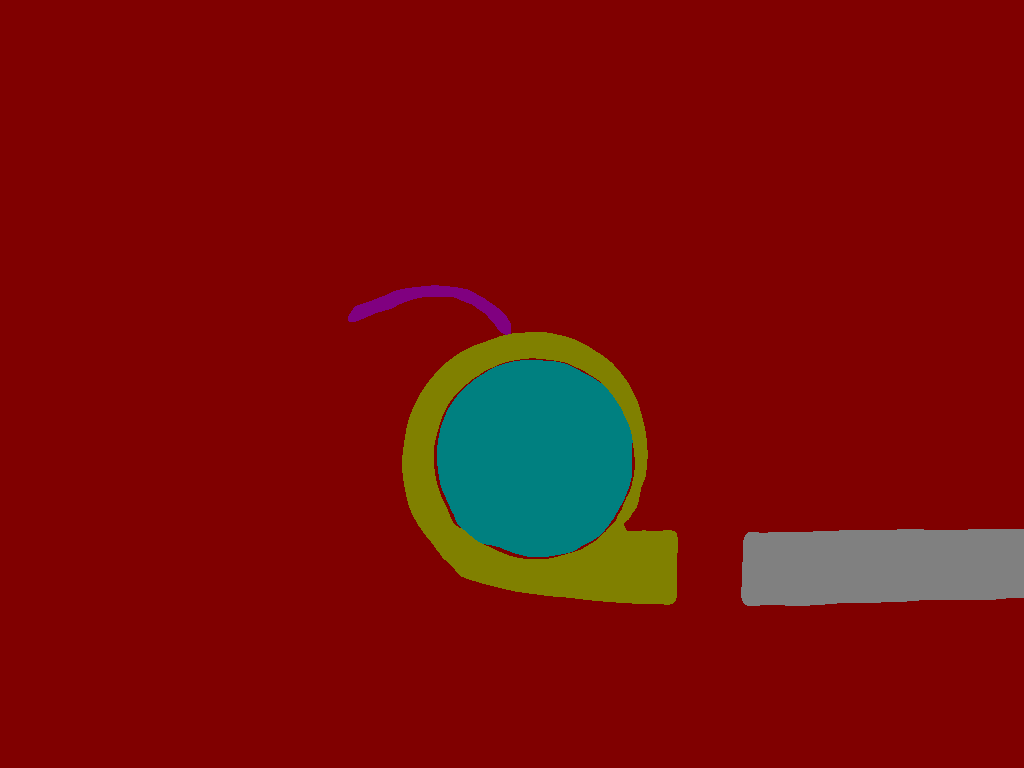
#> input picture test/AD-AL/label/zl2.png, 1024 x 768 px, found by its file name; the run also reads 1 picture not shown here
$ python cal_IOU.py
#> lines starting #> are read from the running program, lines starting #| are printed output that depends on the picture; after the words box and inside, x2 and y2 are one past the last pixel; in counts of white or black regions, pixels touching at a corner belong together
import numpy as np
import cv2
import os
from skimage import io

# 第二步，取多帧叠加，定位点
label = 'zl2'
types = ['shell','out','disc','line','pipe','sensor']
types = ['shell']
for tp in types:
  if tp == 'shell':
      lb = 113
  elif tp =='out':
      lb=128
  elif tp =='disc':
      lb=89
  elif tp =='line':
      lb=52
  elif tp =='pipe':
      lb=75
  elif tp =='sensor':
      lb=14
  gt = cv2.imread('GT/small/'+ label +'.png',0)
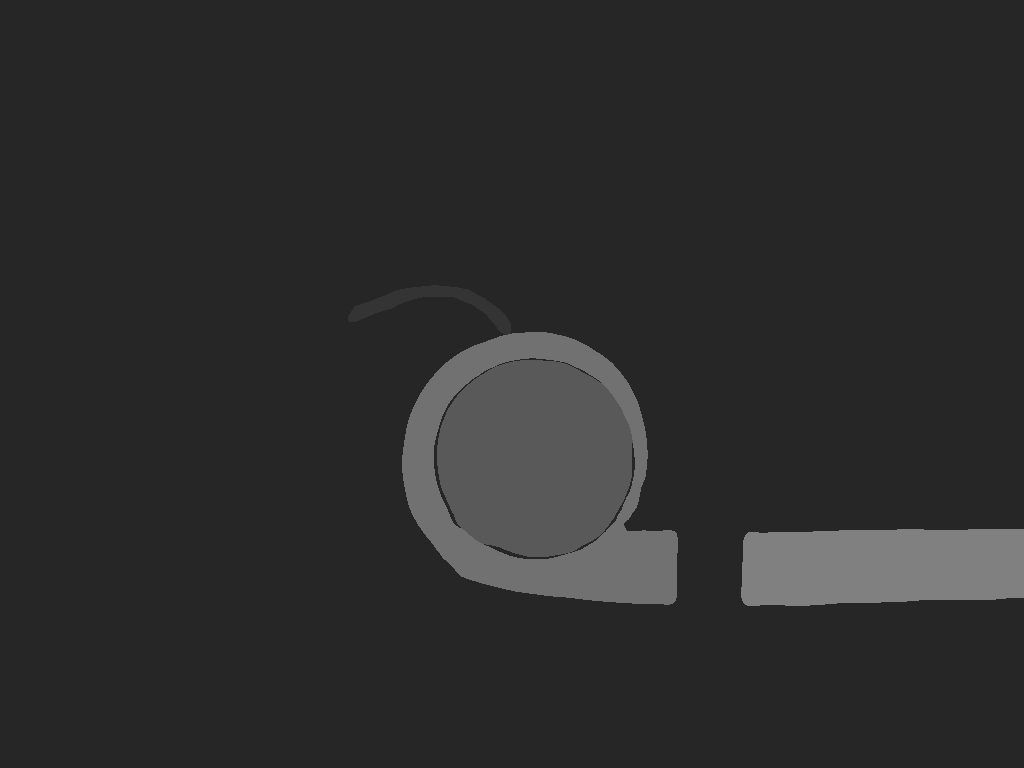
#> gt: shape (768, 1024); min 38, max 128, mean 44.7
  gt[gt<=250]=0
#> gt: shape (768, 1024); every value is 0
  gt[gt>250]=1
  gt1 = cv2.imread('GT/black.png',0)
  gt1[gt1<=250]=0
  gt1[gt1>250]=1

  path = label+'/'+tp+'/res/'
  for root,dirs,files in os.walk(path):
    files = sorted(files)
    # print(files)
    # iou = 交集 / 并集
    iou=[]
    flag=0
    num=0
    for f in files:
      if f.endswith(".jpg"):
        num+=1
        im_path = os.path.join(path,f)
        im = cv2.imread(im_path,cv2.IMREAD_GRAYSCALE)
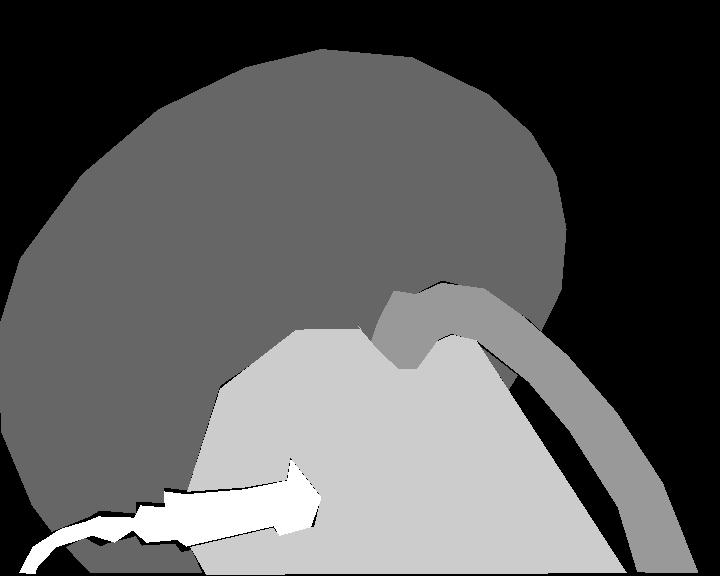
#> input picture a_segmentation/mask_rcnn/cocojson2img/res/2_5.jpg, 720 x 576 px, found by its file name
#> im is the input picture: shape (576, 720); min 0, max 255, mean 90.1
        im[im<=250]=0
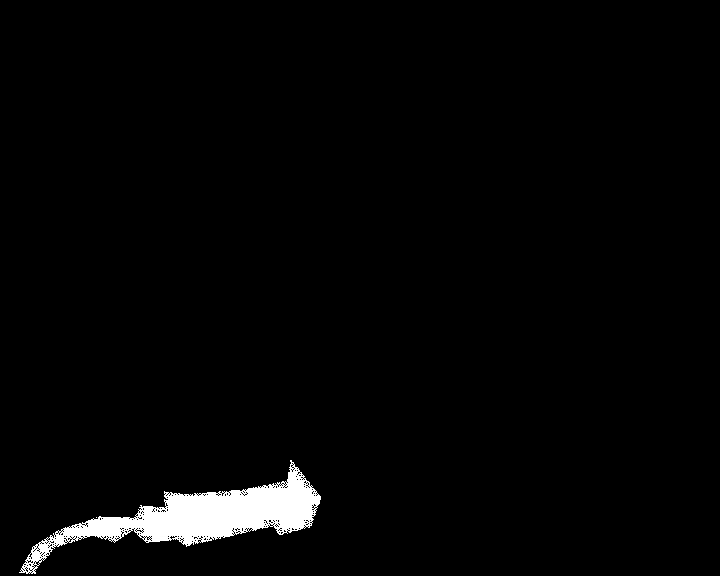
#> im: shape (576, 720); min 0, max 255, mean 5.9
        im[im>250]=1
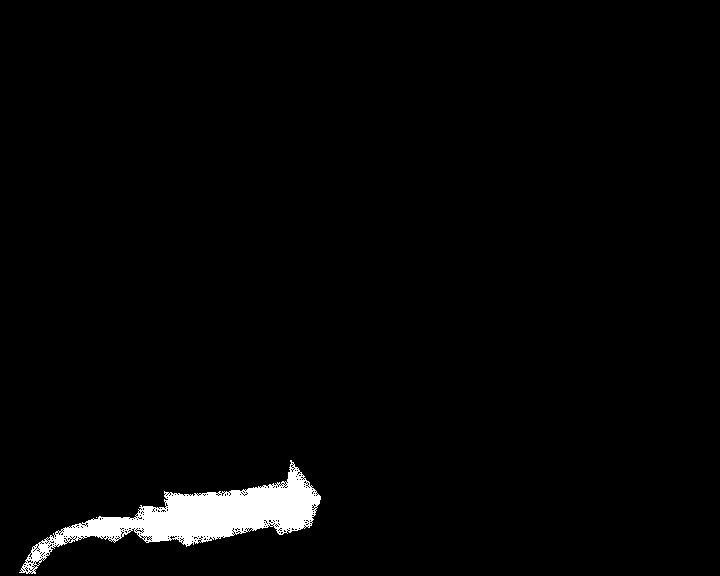
#> im: shape (576, 720); values 0 (black) and 1 (white), 2.3% white; 2 white regions (1 under 20 px), largest, box (x1, y1, x2, y2) and area: (19, 460, 321, 574) 9678
        # [6 lines of commented-out code are left out]
        if label == 'fr1':
          if num<20:
            gt = cv2.imread('GT/small/'+ label +'.png',0)
          elif num>=20 and num<28:
            gt = cv2.imread('GT/small/'+ label +'-2.png',0)
          elif num>=28 and num<36:
            gt = cv2.imread('GT/small/'+ label +'-3.png',0)
          elif num>=36 and num<44:
            gt = cv2.imread('GT/small/'+ label +'-4.png',0)
          elif num>=44 and num<52:
            gt = cv2.imread('GT/small/'+ label +'-5.png',0)
          else:
            gt = cv2.imread('GT/small/'+ label +'-6.png',0)
          gt[gt<=250]=0
          gt[gt>250]=1

#> (the run stopped early here; a loop or call above may not have finished)
